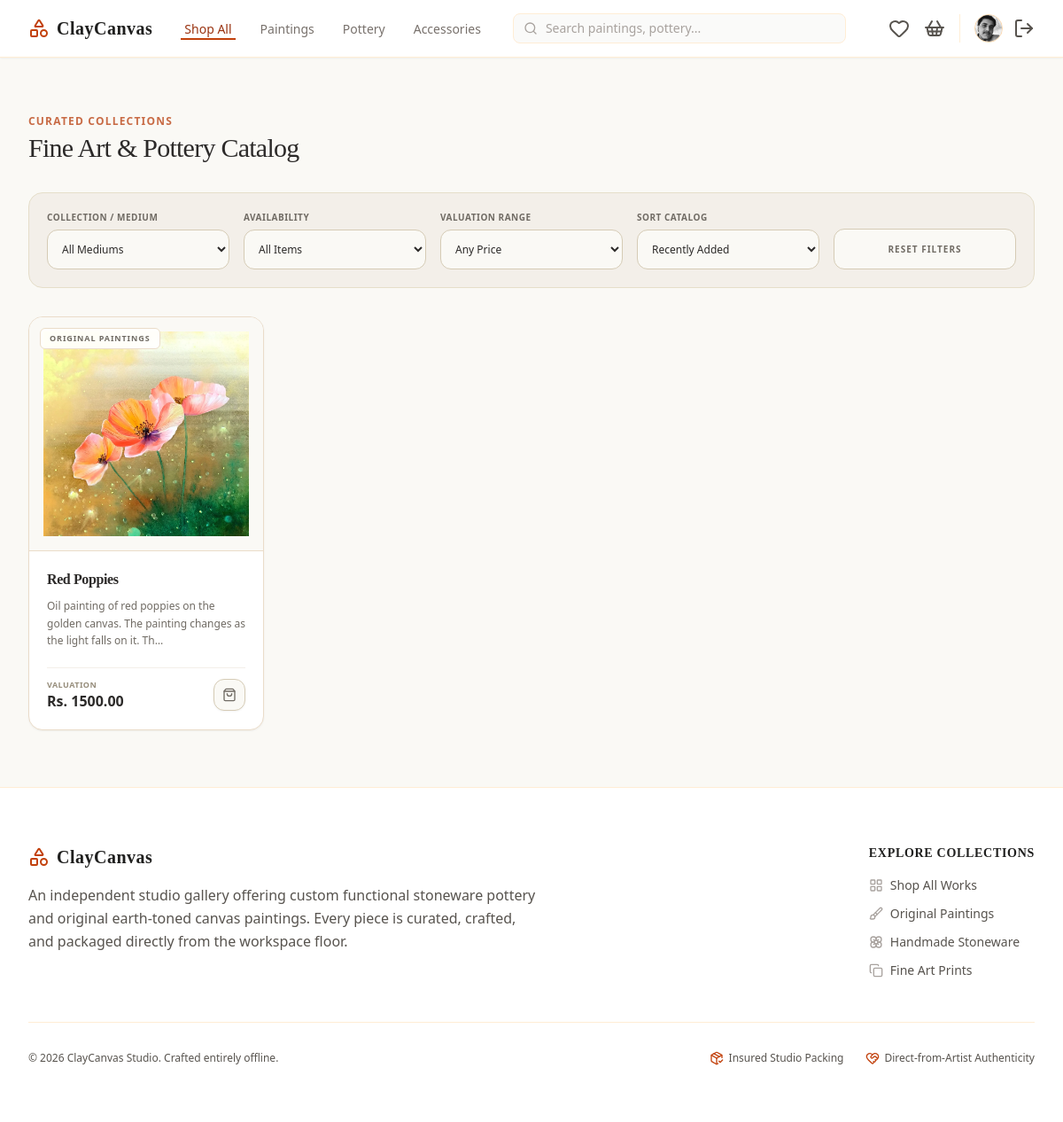
/products/ (signed in), run on an earlier commit of the app's database.
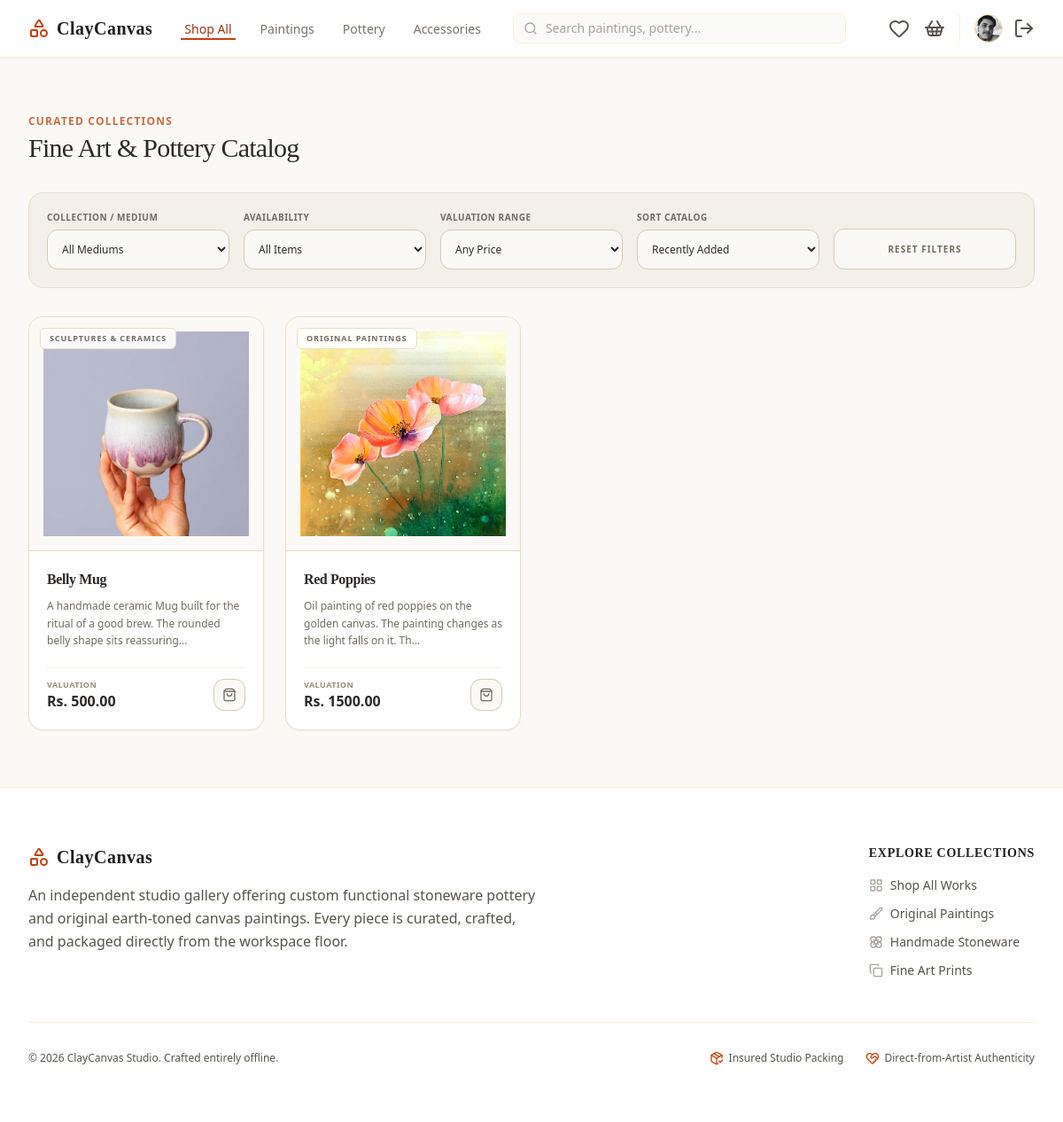
And on a later commit of the database.
### cc_app/models.py (models this page shows, shortened)
class Product(models.Model):
    class Category(models.TextChoices):
        PAINTINGS = 'paintings', 'Original Paintings'
        POTTERY = 'pottery', 'Handmade Pottery'
        CERAMICS = 'ceramics', 'Sculptures & Ceramics'
        PRINTS = 'prints', 'Canvas & Fine Art Prints'
        ACCESSORIES = 'accessories', 'Art Supplies & Displays'
    name = models.CharField(max_length=255)
    category = models.CharField(max_length=30, choices=Category.choices)
    description = models.TextField(help_text="Detailed description of the artwork, dimensions, and materials used.")
    price = models.DecimalField(max_digits=10, decimal_places=2)
    stock = models.PositiveIntegerField(default=1, help_text="Set to 1 for unique, original one-off masterworks.")
    product_image = models.ImageField(upload_to='images/products/')
    is_active = models.BooleanField(default=True)
    created_at = models.DateTimeField(auto_now_add=True)

### cc_app/views/products_view.py (the view, shortened to what this page needs)
# urls.py: path('products/', products_view, name='products'),
@login_required
def products_view(request):
    products = Product.objects.all().order_by('-created_at')
    category = request.GET.get('category')
    availability = request.GET.get('availability')
    price_range = request.GET.get('price_range')
    sort = request.GET.get('sort')
    q = request.GET.get('q')
    if q:
        products = products.filter(Q(name__icontains=q) | Q(description__icontains=q) | Q(category__icontains=q))
    if category:
        products = products.filter(category=category)
    if availability == 'available':
        products = products.filter(stock__gt=0, is_active=True)
    elif availability == 'masterworks':
        products = products.filter(stock=1, is_active=True)
    return render(request, 'main/products_page.html', {'products': products})

### cc_app/templates/main/products_page.html (shortened to what the changed rows need)
<!DOCTYPE html>
<html lang="en">
<head>
    {% load static %}
    <link href="{% static 'css/styles.css' %}" rel="stylesheet" />
</head>
<body class="bg-[#FAF9F5] text-[#1F1F1E] font-sans min-h-screen flex flex-col antialiased">
    <main class="flex-grow max-w-7xl w-full mx-auto px-4 sm:px-6 lg:px-8 py-12 lg:py-16 space-y-8">
        <div>
            <h1 class="text-xs font-bold uppercase tracking-widest text-[#C86B45] mb-1">Curated Collections</h1>
        </div>
        <div class="w-full">
            {% if products %}
                <div class="grid grid-cols-1 sm:grid-cols-2 md:grid-cols-3 lg:grid-cols-4 gap-6">
                    {% for product in products %}
                        <div class="bg-white border border-[#EADCC9] rounded-2xl overflow-hidden shadow-sm hover:shadow-md hover:border-[#C86B45]/50 transition-all flex flex-col group relative">
                            <a href="/products/{{ product.id }}/" class="flex flex-col flex-grow">
                                <div class="aspect-square w-full bg-[#FAF9F5] flex items-center justify-center p-4 relative overflow-hidden border-b border-[#EADCC9]">
                                    {% if product.product_image %}
                                        <img src="{{ product.product_image.url }}" alt="{{ product.name }}" class="w-full h-full object-cover group-hover:scale-102 transition-transform duration-500">
                                    {% endif %}
                                    <span class="absolute top-3 left-3 bg-white/90 border border-[#EADCC9] backdrop-blur-md text-[9px] font-bold uppercase tracking-widest text-[#706B64] px-2.5 py-1 rounded-md">
                                        {{ product.get_category_display }}
                                    </span>
                                </div>
                                <div class="p-5 flex-grow space-y-2">
                                    <h3 class="font-serif font-bold text-[#2C2A29] text-base tracking-tight group-hover:text-[#C86B45] transition-colors line-clamp-1">
                                        {{ product.name }}
                                    </h3>
                                    <p class="text-xs text-[#706B64] leading-relaxed line-clamp-2">
                                        {{ product.description| truncatechars:100 |default:"No description updated for this collection masterwork." }}
                                    </p>
                                </div>
                            </a>
                            <div class="p-5 pt-0">
                                <div class="flex items-center justify-between pt-3 border-t border-[#F3EFE9]">
                                    <div class="flex flex-col">
                                        <span class="text-[9px] uppercase font-bold tracking-wider text-[#968D7B]">Valuation</span>
                                        <span class="text-base font-bold text-[#2C2A29]">Rs. {{ product.price|floatformat:2 }}</span>
                                    </div>
                                    {% if user.is_authenticated and not user.is_staff %}
                                        {% if product.stock > 0 %}
                                            <a href="/cart/add/{{ product.id }}/" class="bg-[#FAF9F5] hover:bg-[#C86B45] text-[#706B64] hover:text-white w-9 h-9 rounded-xl transition-all border border-[#D5CBB5] hover:border-[#C86B45] flex items-center justify-center shadow-sm z-10">
                                                <i data-lucide="shopping-bag" class="w-4 h-4"></i>
                                            </a>
                                        {% else %}
                                            <p class="text-[10px] font-bold text-[#968D7B] uppercase tracking-wider bg-[#F3EFE9] px-2 py-1 rounded-md border border-[#EADCC9]">Acquired</p>
                                        {% endif %}
                                    {% else %}
                                        <a href="/login/" class="bg-[#FAF9F5] hover:bg-[#C86B45] text-[#706B64] hover:text-white w-9 h-9 rounded-xl transition-all border border-[#D5CBB5] hover:border-[#C86B45] flex items-center justify-center shadow-sm z-10">
                                            <i data-lucide="log-in" class="w-4 h-4"></i>
                                        </a>
                                    {% endif %}
                                </div>
                            </div>
                        </div>
                    {% endfor %}
                </div>
            {% endif %}
        </div>
    </main>
</body>
</html>

What changed in the data, as far as the page shows it:
added Product: product_image (picture), category "SCULPTURES & CERAMICS", name "Belly Mug", description "A handmade ceramic Mug built for the ritual of a good brew. The rounded belly shape sits reassuring…", price "500.00"
